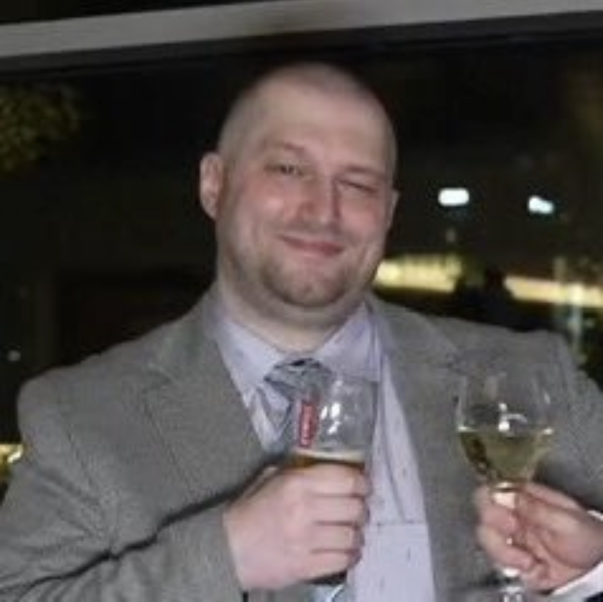
#> input picture task_3/data/face.jpeg, 1206 x 1203 px (shown at 1/2 size)
$ python task_3.py
#> lines starting #> are read from the running program, lines starting #| are printed output that depends on the picture; after the words box and inside, x2 and y2 are one past the last pixel; in counts of white or black regions, pixels touching at a corner belong together
import cv2
import numpy as np

def task_1():
    image = np.zeros((300, 300, 3), dtype="uint8")
    h, w = image.shape[:2]
    blue = (255, 0, 0)
    cv2.line(image, (w // 2, h // 2), (w, h), blue, 2)
    cv2.imshow("Task 1", image)
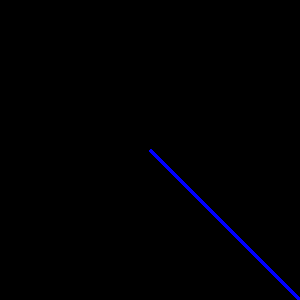
#> window 'Task 1': shape (300, 300, 3); mean B, G, R 2.1, 0, 0
    cv2.waitKey(0)
    cv2.destroyAllWindows()

def task_2():
    image = np.zeros((400, 400, 3), dtype="uint8")
    green = (0, 255, 0)
    red = (0, 0, 255)
    cv2.rectangle(image, (0, 0), (100, 50), green, -1)
    cv2.rectangle(image, (300, 350), (400, 400), red, 3)
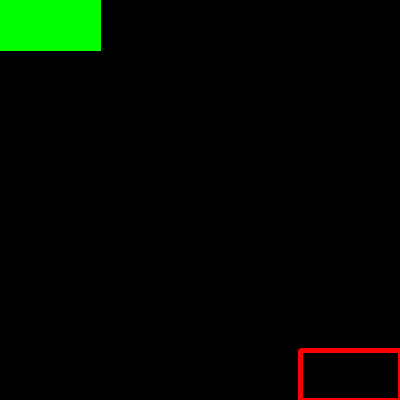
#> image: shape (400, 400, 3); mean of channels 0, 1, 2 0, 8.2, 1.6; drawn as B, G, R
    cv2.imshow("Task 2", image)
    cv2.waitKey(0)
    cv2.destroyAllWindows()

def task_3():
    image = np.zeros((300, 300, 3), dtype="uint8")
    blue = (255, 0, 0)
    red = (0, 0, 255)
    cv2.circle(image, (40, 40), 40, blue, -1)
#> image: shape (300, 300, 3)
    center = (image.shape[1] // 2, image.shape[0] // 2)
#> center = (150, 150)
    cv2.circle(image, center, 60, red, -1)
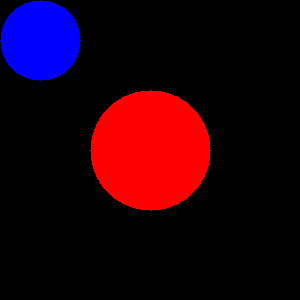
#> image: shape (300, 300, 3); mean of channels 0, 1, 2 14.2, 0, 32; drawn as B, G, R
    cv2.imshow("Task 3", image)
    cv2.waitKey(0)
    cv2.destroyAllWindows()

def task_4():
    image = np.zeros((300, 300, 3), dtype="uint8")
    square_size = 100
    circle_radius = 30
    center = (image.shape[1] // 2, image.shape[0] // 2)
    top_left = (center[0] - square_size // 2, center[1] - square_size // 2)
    bottom_right = (center[0] + square_size // 2, center[1] + square_size // 2)
    cv2.rectangle(image, top_left, bottom_right, (255, 255, 255), 2)
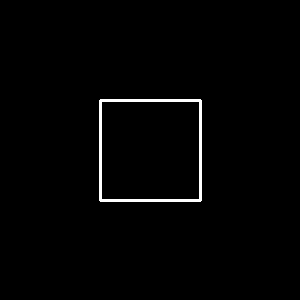
#> image: shape (300, 300, 3); 1.3% white; 1 white region, box (x1, y1, x2, y2) and area: (99, 99, 202, 202) 1196
    cv2.circle(image, center, circle_radius, (255, 0, 0), 2)
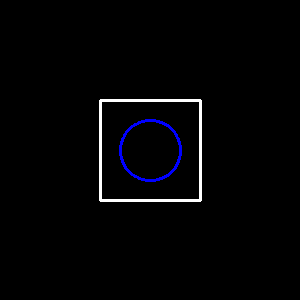
#> image: shape (300, 300, 3); 0.62% of pixels changed, all inside (x1, y1, x2, y2) = (119, 119, 182, 182); drawn as B, G, R
    cv2.imshow("Task 4", image)
    cv2.waitKey(0)
    cv2.destroyAllWindows()

def task_5():
    image = np.zeros((300, 300, 3), dtype="uint8")
    center = (image.shape[1] // 2, image.shape[0] // 2)
    for size in range(20, 201, 20):
        top_left = (center[0] - size // 2, center[1] - size // 2)
        bottom_right = (center[0] + size // 2, center[1] + size // 2)
        cv2.rectangle(image, top_left, bottom_right, (255, 255, 255), 1)
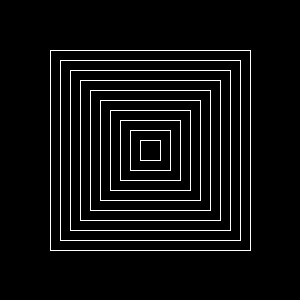
#> image: shape (300, 300, 3); 4.9% white in thin lines or dots, all inside (x1, y1, x2, y2) = (50, 50, 251, 251)
    cv2.imshow("Task 5", image)
    cv2.waitKey(0)
    cv2.destroyAllWindows()

def task_6(image_path):
#> called with image_path = 'data/face.jpeg'
    image = cv2.imread(image_path)
#> image is the input picture: shape (1203, 1206, 3); mean B, G, R 76.2, 78.1, 84
    if image is None:
        print("Task 6: Error loading image.")
        return
    red = (0, 0, 255)
    green = (0, 255, 0)
    blue = (255, 0, 0)

    left_eye = (560, 360)
    right_eye = (690, 380)
    eye_radius = 30

    mouth_top_left = (530, 480)
    mouth_bottom_right = (700, 500)

    face_center = (600, 440)
    face_radius = 200

    cv2.circle(image, left_eye, eye_radius, red, -1)
    cv2.circle(image, right_eye, eye_radius, red, -1)
    cv2.rectangle(image, mouth_top_left, mouth_bottom_right, green, -1)
    cv2.circle(image, face_center, face_radius, blue, 3)
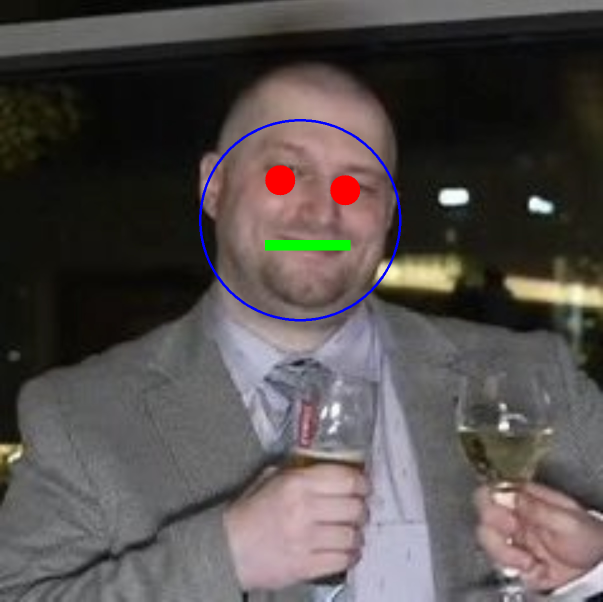
#> image: shape (1203, 1206, 3) (shown at 1/2 size); mean B, G, R 76.3, 77.7, 83.6

    cv2.imshow("Task 6 - Face Masking", image)
    cv2.waitKey(0)
    cv2.destroyAllWindows()

task_1()
task_2()
task_3()
task_4()
task_5()
task_6("data/face.jpeg")
